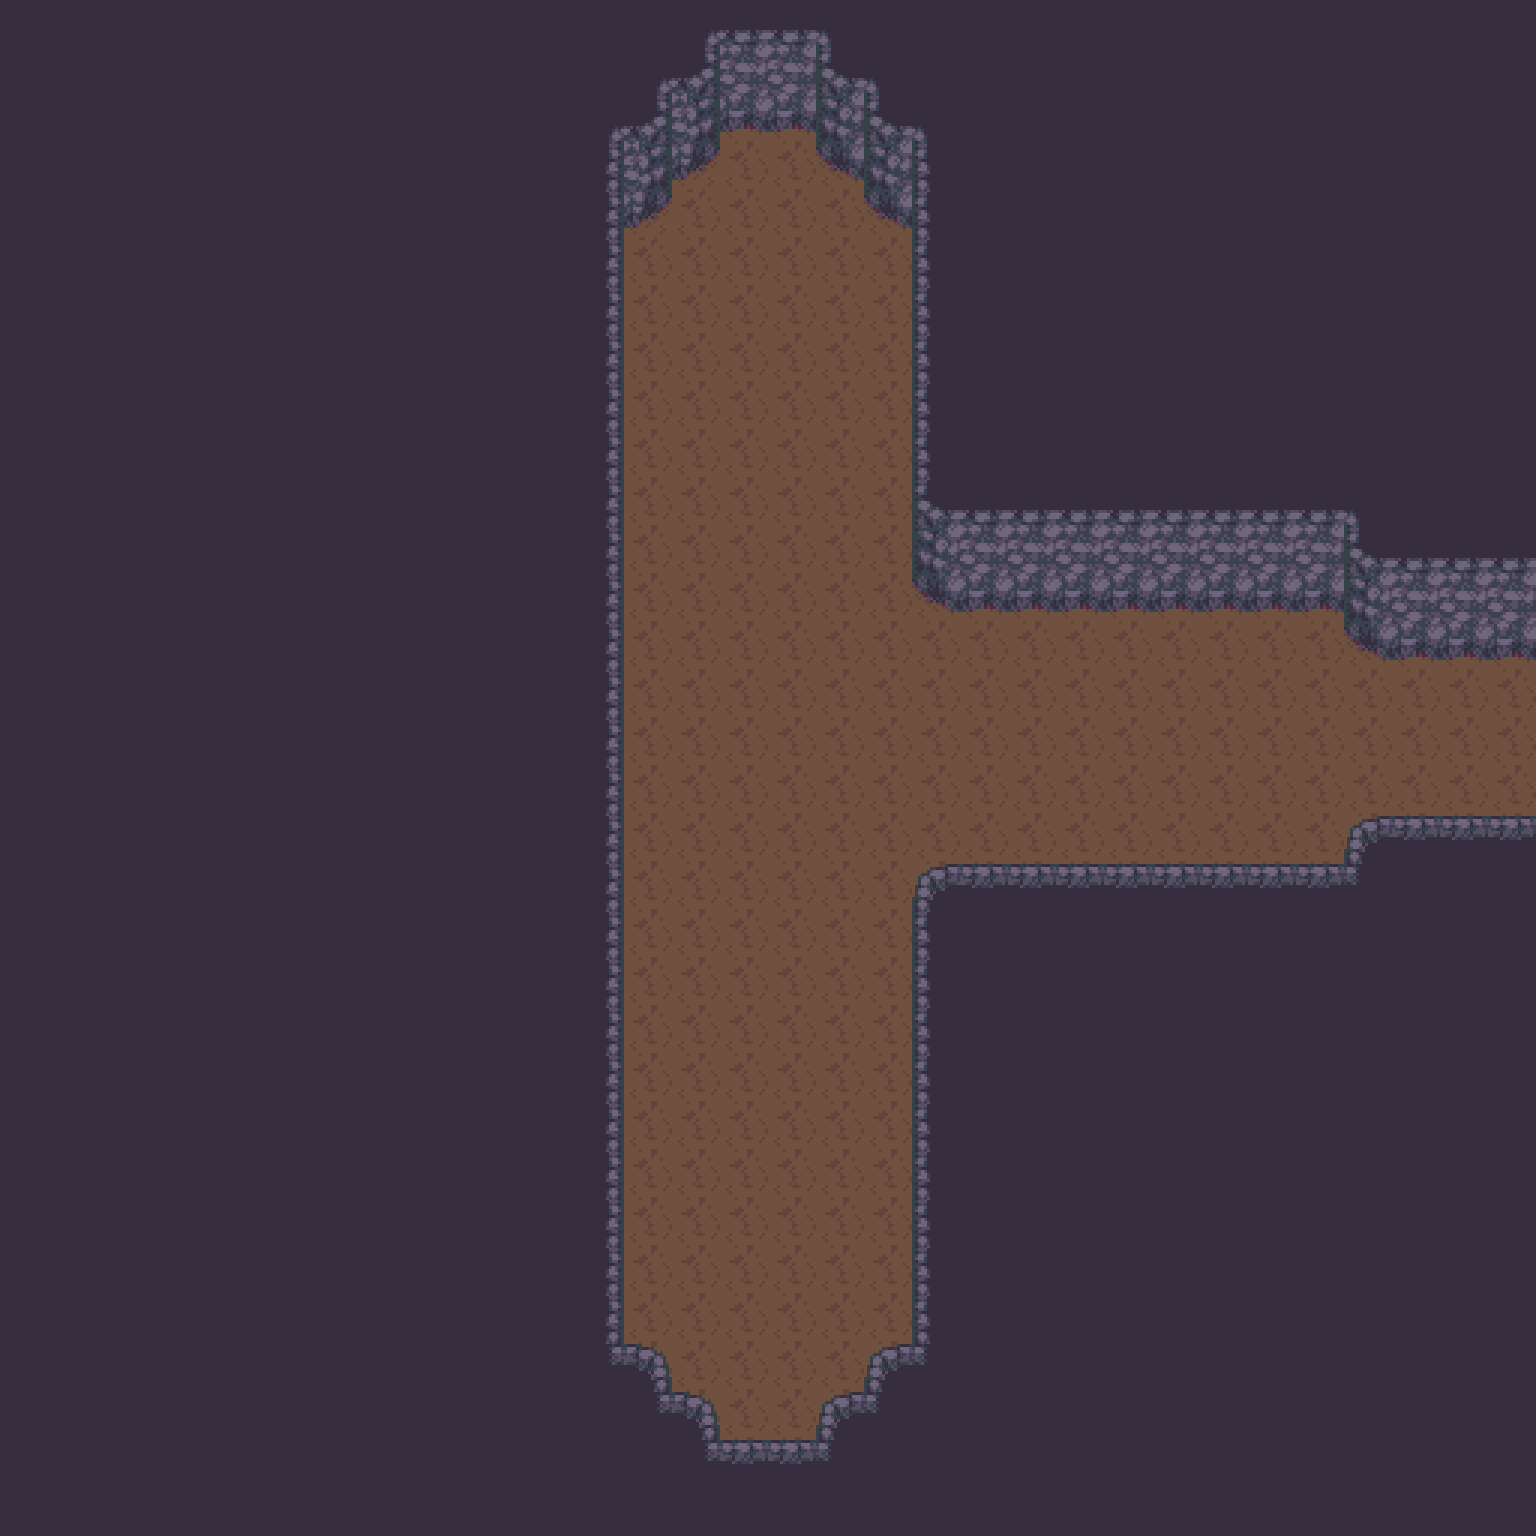

This game map was drawn from its Tiled (.tmx) file and the tilesets committed beside it. A one-line description and the trimmed map source follow:
An orthogonal 32x32 tile map with 48x48 px tiles, 2 tile layers (Floor, Furnishing) and 2 objects.

<map version="1.2" tiledversion="1.3.4" orientation="orthogonal" renderorder="right-down" width="32" height="32" tilewidth="48" tileheight="48" infinite="0" nextlayerid="4" nextobjectid="4">
 <tileset firstgid="1" source="Cave.tsx" />
 <layer id="2" name="Floor" width="32" height="32">
  <data>[1024 cells, 1024 non-empty, 1 distinct tile ids]</data>
 </layer>
 <layer id="1" name="Furnishing" width="32" height="32">
  <data>[1024 cells, 817 non-empty, 19 distinct tile ids]</data>
 </layer>
 <objectgroup id="3" name="Props">
  <object id="1" gid="235" x="720" y="1440" width="48" height="48">
   <properties>
    <property name="I" value="[ChestSpawn]" />
   </properties>
  </object>
  <object id="3" gid="235" x="720" y="240" width="48" height="48">
   <properties>
    <property name="I" value="[ChestSpawn]" />
   </properties>
  </object>
 </objectgroup>
</map>
